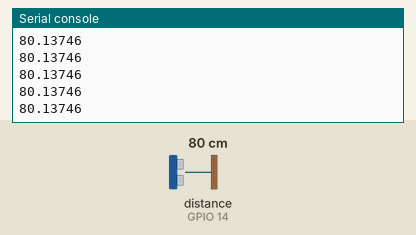
This program was run on a simulated ESP32 board running MicroPython. Parts: the last lines printed to the serial console. The inputs (shaded band) are chosen by the test bench; at power-on: distance to the obstacle (sensor on GPIO 14) 80 cm. The echo pulse lasts 58.3 µs per cm; library files of the repository ran but are not shown: hcsr04.py.

Above: at 1.2 s.
1.3 s: distance to the obstacle (sensor on GPIO 14) set to 2 cm
At 1.59 s:
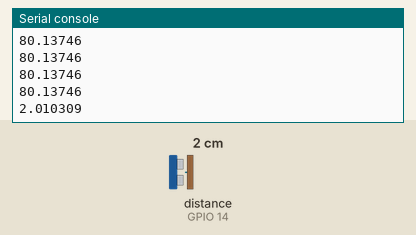
2.8 s: distance to the obstacle (sensor on GPIO 14) set to 4 cm
At 2.8 s:
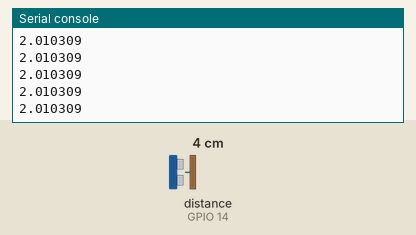
Timing chart, 0 to 5.8 s (numbered marks = the images above; inputs shaded):
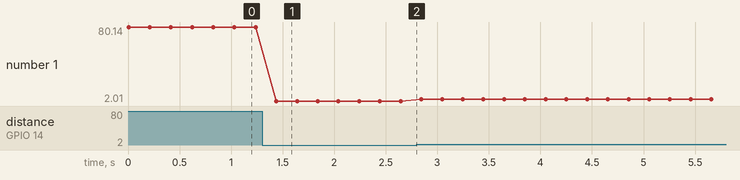

The program:

ultrasonic.py
```python
from machine import Pin, I2C
from hcsr04 import HCSR04
from utime import sleep_ms

hcs = HCSR04(trigger_pin = 13, echo_pin = 14)

def distance_cm():
    return hcs.distance_cm()

if __name__==("__main__"):
    while True:
        print(distance_cm())
        sleep_ms(200)
```

Measured:
- after the input at 1.3 s, the serial console: prints a new line after 0.14 s (image 1)
- plotted number 1: 80.14 → 2.01 after the input at 1.3 s, 2.01 → 4 after the input at 2.8 s
